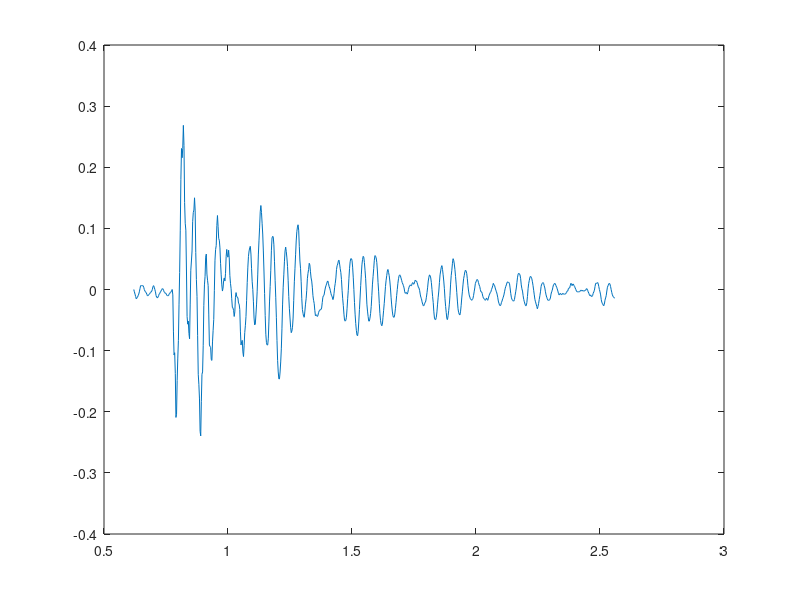

MATLAB code to generate this figure: (Note: this script raises an error after producing the figure.)
load('maquetteTMD/donnees/mData.mat');

Fa = mesureAmortissement;

Fa = transpose(Fa);
Fa = Fa(1,:) + 1i*Fa(2,:);

a = real(ifft(Fa));
%a = [a, zeros(1, 9*length(a))];

t = 1/400 * (1:length(a));

%% t0

t0 = 0.62;

a = a(t>=t0);
t = t(t>=t0);

%% wavelet

fig = figure;
ax = axes(fig);
plt = plot(ax, t, a);


WaveletMenu('WaveletPlot', plt);
